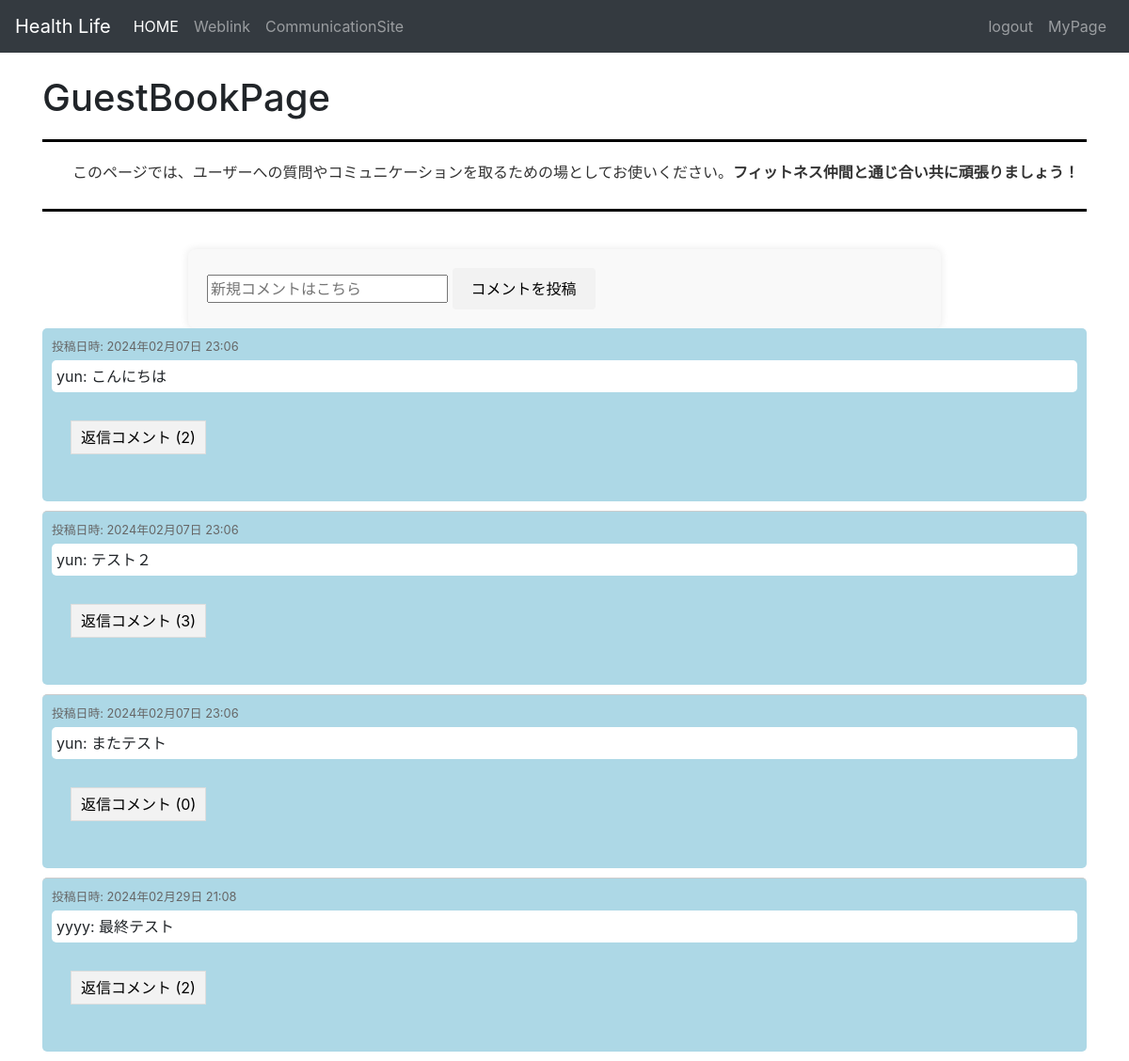
Screenshot of /guestbook/ (signed in) with the database file from the repository.
### myapp/models.py (models this page shows)
class Entry(models.Model):
    user = models.ForeignKey(User, on_delete=models.CASCADE)
    description = models.TextField()
    timestamp = models.DateTimeField(default=timezone.now)  # 追加

### myapp/views.py (the view)
# urls.py: path('guestbook/', guestbook, name='guestbook'),
@login_required
def guestbook(request):
    if request.method == 'POST':
        if 'reply_text' in request.POST:
            reply_text = request.POST['reply_text']
            entry_id = request.POST['entry_id']
            entry = Entry.objects.get(id=entry_id)
            reply = Reply(user=request.user, entry=entry, description=reply_text)
            reply.save()
            return redirect('guestbook')
        else:
            form = EntryForm(request.POST)
            if form.is_valid():
                entry = form.save(commit=False)
                entry.user = request.user
                entry.save()
                return redirect('guestbook')
    else:
        form = EntryForm()
    entries = Entry.objects.all()
    return render(request, 'guestbook/guestbook.html', {'form': form, 'entries': entries})

### myapp/forms.py
class EntryForm(forms.ModelForm):
    description = forms.CharField(widget=forms.TextInput(attrs={'placeholder': '新規コメントはこちら', 'required': True}))
    class Meta:
        model = Entry
        fields = ['description']

### templates/guestbook/guestbook.html (shortened to what this page needs)
{% extends 'base.html' %}
{% block content %}
    <h1>GuestBookPage</h1>
    <div class="page-description">
        <p>　　このページでは、ユーザーへの質問やコミュニケーションを取るための場としてお使いください。<strong>フィットネス仲間と通じ合い共に頑張りましょう！</strong></p>
    </div>
    <form method="post">
        {{ form.description }}
        <button type="submit">コメントを投稿</button>
    </form>
    {% for entry in entries %}
        <div class="entry">
            <p class="comment-timestamp">投稿日時: {{ entry.timestamp|date:"Y年m月d日 H:i" }}</p>
            <p class="comment-text">{{ entry.user.username }}: {{ entry.description }}</p>
            <div class="reply-container" id="reply-container-{{ entry.id }}">
                <button class="comment-button" onclick="toggleReplies('{{ entry.id }}')">
                    返信コメント ({{ entry.replies.all.count }})
                </button>
            </div>
        </div>
    {% endfor %}
    {% load static %}
{% endblock %}

### myapp/static/styles.css (style rules this page uses)
form { background-color: #f9f9f9; padding: 20px; border-radius: 8px; box-shadow: 0 0 10px rgba(0, 0, 0, 0.1); max-width: 800px; margin: auto; }
button[type="submit"] { background-color: #f2f2f2; color: black; padding: 10px 20px; border: none; border-radius: 4px; cursor: pointer; font-size: 1em; }
.entry + .entry { border-top: 1px solid #ccc; margin-top: 10px; padding-top: 10px; }
.entry { border-bottom: 1px solid #ccc; padding: 10px; margin-bottom: 10px; }
.comment-text { font-size: 1em; margin-bottom: 0.5em; background-color: #fff; padding: 5px; border-radius: 5px; }
.comment-timestamp { display: block; font-size: 0.8em; color: #666; margin-bottom: 5px; }
.reply-container { margin-left: 20px; margin-top: 20px; }
.comment-button { margin-top: 10px; margin-right: 5px; padding: 5px 10px; background-color: #f2f2f2; border: 1px solid #ddd; cursor: pointer; margin-bottom: 40px; }
.entry { background-color: #add8e6; padding: 10px; margin-bottom: 10px; border-radius: 5px; border-bottom: none; }
.page-description { margin-top: 20px; margin-bottom: 40px; padding: 20px 0; border-top: 3px solid #000; border-bottom: 3px solid #000; }
.page-description p { font-size: 1em; line-height: 1.6; color: #333; margin-bottom: 5px; }
.page-description strong { font-weight: bold; }

### rows the page displays
Entry: timestamp "2024年02月07日 23:06", user.username "yun", description "こんにちは", replies.all.count "2"
Entry: timestamp "2024年02月07日 23:06", user.username "yun", description "テスト２", replies.all.count "3"
Entry: timestamp "2024年02月07日 23:06", user.username "yun", description "またテスト", replies.all.count "0"
Entry: timestamp "2024年02月29日 21:08", user.username "yyyy", description "最終テスト", replies.all.count "2"
